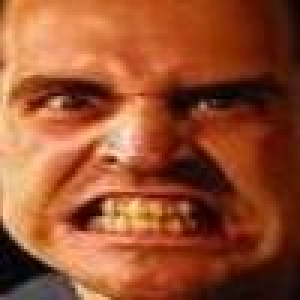
#> input picture RAF-DB/test/angry/test_0037_aligned.jpg, 100 x 100 px, found by its file name (shown 3 times larger); its folder holds only this picture in this run
$ jupyter execute --allow-errors TraditionalMachineLearning.ipynb   (shell and % lines are left out)
#> lines starting #> are read from the running program, lines starting #| are printed output that depends on the picture
#> `img = cv2.imread(os.path.join(folder, fname), cv2.IMREAD_GRAYSCALE)`:
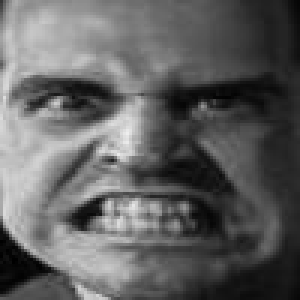
#> img: shape (100, 100) (shown 3 times larger); min 0, max 238, mean 96.7
#> `img = cv2.resize(img, (48, 48))`:
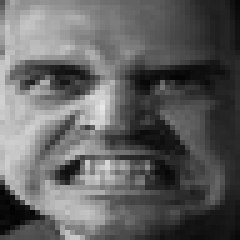
#> img: shape (48, 48) (shown 5 times larger); min 0, max 231, mean 96.7
<a href="https://colab.research.google.com/github/daniel2255555/Ai-Assignment/blob/main/TraditionalMachineLearning.ipynb" target="_parent"></a>

[cell 1]
# Cell 1: Install dependencies

# Cell 2: Download FER2013 from Kaggle
# Upload your kaggle.json first, then:

[cell 2]
import os, cv2, numpy as np
from skimage.feature import hog
from sklearn.preprocessing import StandardScaler, LabelEncoder

EMOTIONS = ['angry','disgust','fear','happy','neutral','sad','surprise']
DATA_DIR = 'fer2013/train'

def extract_hog(img_gray):
    """Extract HOG features — the SVM's eyes."""
    features, _ = hog(
        img_gray,
        orientations=9,
        pixels_per_cell=(4, 4),
        cells_per_block=(2, 2),
        visualize=True,
        block_norm='L2-Hys'
    )
#> features = 4356 values, max 0.473 at index 4323, min 0 at index 7, mean 0.116
    return features

X, y = [], []
#> (the rest of this cell did not finish here and is left out)

[cell 3]
import os, cv2, numpy as np
from skimage.feature import hog, local_binary_pattern
from sklearn.svm import SVC, LinearSVC
from sklearn.model_selection import train_test_split, GridSearchCV
from sklearn.metrics import classification_report, confusion_matrix
from sklearn.calibration import CalibratedClassifierCV
from sklearn.decomposition import PCA
import seaborn as sns, matplotlib.pyplot as plt
from sklearn.preprocessing import StandardScaler, LabelEncoder
import joblib # Import joblib to save models

# Define feature extraction function (HOG + LBP)
def extract_features(img_gray):
    hog_feats, _ = hog(img_gray, orientations=9, pixels_per_cell=(4,4),
                       cells_per_block=(2,2), visualize=True, block_norm='L2-Hys')
#> hog_feats has the same summary as features in extract_hog
    lbp = local_binary_pattern(img_gray, P=8, R=1, method='uniform')
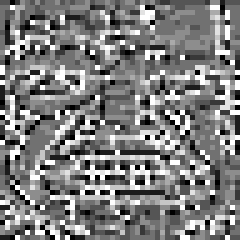
#> lbp: shape (48, 48) float64 (shown 5 times larger); min 0, max 9, mean 4.47; drawn with min black and max white
    # LBP histogram with 10 bins, range 0-10, as there are 10 possible uniform patterns for P=8, R=1
    lbp_hist, _ = np.histogram(lbp.ravel(), bins=10, range=(0, 10), density=True)
#> lbp_hist = [0.0499, 0.076, 0.0647, 0.141, 0.229, 0.169, 0.0625, 0.0556, 0.0556, 0.0972]
    return np.concatenate([hog_feats, lbp_hist])

EMOTIONS = ['angry','disgust','fear','happy','neutral','sad','surprise']
DATA_DIR = 'fer2013/train'

X, y = [], []
#> (the rest of this cell did not finish here and is left out)

[cell 4]
from google.colab import drive
drive.mount('/content/drive')

Once Google Drive is mounted, you can copy the model files to a desired location. For example, to a folder named `emotion_model` in your Drive, run the following code. You can change `emotion_model` to any folder name you prefer.

[cell 5]
import os
import shutil

# Define the target directory in Google Drive
drive_path = '/content/drive/My Drive/emotion_model'

# Create the directory if it doesn't exist
os.makedirs(drive_path, exist_ok=True)

# List of model files to save
model_files = ['emotion_svm.pkl', 'emotion_scaler.pkl', 'emotion_le.pkl', 'emotion_pca.pkl']

# Copy each file to Google Drive
for filename in model_files:
    source_path = os.path.join('/content', filename)
    destination_path = os.path.join(drive_path, filename)
    if os.path.exists(source_path):
        shutil.copy(source_path, destination_path)
        print(f'Copied {filename} to {destination_path}')
    else:
        print(f'File not found: {filename}')

print(f"All specified model files have been copied to {drive_path}")
